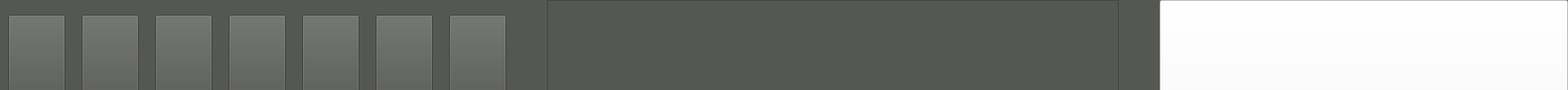
     <widget class="QFrame" name="up_interface">
      <property name="minimumSize">
       <size>
        <width>1920</width>
        <height>110</height>
       </size>
      </property>
      <property name="maximumSize">
       <size>
        <width>1920</width>
        <height>110</height>
       </size>
      </property>
      <property name="styleSheet">
       <string notr="true">background-color: rgb(85, 87, 83);</string>
      </property>
      <property name="frameShape">
       <enum>QFrame::NoFrame</enum>
      </property>
      <property name="frameShadow">
       <enum>QFrame::Raised</enum>
      </property>
      <property name="lineWidth">
       <number>0</number>
      </property>
      <layout class="QGridLayout" name="gridLayout_2">
       <property name="leftMargin">
        <number>10</number>
       </property>
       <property name="topMargin">
        <number>0</number>
       </property>
       <property name="rightMargin">
        <number>0</number>
       </property>
       <property name="bottomMargin">
        <number>0</number>
       </property>
       <property name="spacing">
        <number>0</number>
       </property>
       <item row="0" column="4">
        <widget class="QPushButton" name="pushButton_admin_2">
         <property name="minimumSize">
          <size>
           <width>500</width>
           <height>120</height>
          </size>
         </property>
         <property name="maximumSize">
          <size>
           <width>500</width>
           <height>120</height>
          </size>
         </property>
         <property name="focusPolicy">
          <enum>Qt::NoFocus</enum>
         </property>
         <property name="styleSheet">
          <string notr="true">border-image: url(:/image/1-1.2北理标题.png);
background-color: rgb(255, 255, 255);</string>
         </property>
         <property name="text">
          <string/>
         </property>
        </widget>
       </item>
       <item row="0" column="0">
        <layout class="QHBoxLayout" name="horizontalLayout_3">
         <property name="spacing">
          <number>20</number>
         </property>
         <property name="topMargin">
          <number>18</number>
         </property>
         <item>
          <widget class="QPushButton" name="pushButton_home">
           <property name="minimumSize">
            <size>
             <width>70</width>
             <height>100</height>
            </size>
           </property>
           <property name="maximumSize">
            <size>
             <width>70</width>
             <height>100</height>
            </size>
           </property>
           <property name="focusPolicy">
            <enum>Qt::NoFocus</enum>
           </property>
           <property name="styleSheet">
            <string notr="true"/>
           </property>
           <property name="text">
            <string/>
           </property>
          </widget>
         </item>
         <item>
          <widget class="QPushButton" name="pushButton_init">
           <property name="minimumSize">
            <size>
             <width>70</width>
             <height>100</height>
            </size>
           </property>
           <property name="maximumSize">
            <size>
             <width>70</width>
             <height>100</height>
            </size>
           </property>
           <property name="focusPolicy">
            <enum>Qt::NoFocus</enum>
           </property>
           <property name="styleSheet">
            <string notr="true"/>
           </property>
           <property name="text">
            <string/>
           </property>
          </widget>
         </item>
         <item>
          <widget class="QPushButton" name="pushButton_diagnosis">
           <property name="minimumSize">
            <size>
             <width>70</width>
             <height>100</height>
            </size>
           </property>
           <property name="maximumSize">
            <size>
             <width>70</width>
             <height>100</height>
            </size>
           </property>
           <property name="focusPolicy">
            <enum>Qt::NoFocus</enum>
           </property>
           <property name="styleSheet">
            <string notr="true"/>
           </property>
           <property name="text">
            <string/>
           </property>
          </widget>
         </item>
         <item>
          <widget class="QPushButton" name="pushButton_prepare">
           <property name="minimumSize">
            <size>
             <width>70</width>
             <height>100</height>
            </size>
           </property>
           <property name="maximumSize">
            <size>
             <width>70</width>
             <height>100</height>
            </size>
           </property>
           <property name="focusPolicy">
            <enum>Qt::NoFocus</enum>
           </property>
           <property name="styleSheet">
            <string notr="true"/>
           </property>
           <property name="text">
            <string/>
           </property>
          </widget>
         </item>
         <item>
          <widget class="QPushButton" name="pushButton_operation">
           <property name="minimumSize">
            <size>
             <width>70</width>
             <height>100</height>
            </size>
           </property>
           <property name="maximumSize">
            <size>
             <width>70</width>
             <height>100</height>
            </size>
           </property>
           <property name="focusPolicy">
            <enum>Qt::NoFocus</enum>
           </property>
           <property name="styleSheet">
            <string notr="true"/>
           </property>
           <property name="text">
            <string/>
           </property>
          </widget>
         </item>
         <item>
          <widget class="QPushButton" name="pushButton_analysis">
           <property name="minimumSize">
            <size>
             <width>70</width>
             <height>100</height>
            </size>
           </property>
           <property name="maximumSize">
            <size>
             <width>70</width>
             <height>100</height>
            </size>
           </property>
           <property name="focusPolicy">
            <enum>Qt::NoFocus</enum>
           </property>
           <property name="styleSheet">
            <string notr="true"/>
           </property>
           <property name="text">
            <string/>
           </property>
          </widget>
         </item>
         <item>
          <widget class="QPushButton" name="pushButton_monitor">
           <property name="minimumSize">
            <size>
             <width>70</width>
             <height>100</height>
            </size>
           </property>
           <property name="maximumSize">
            <size>
             <width>70</width>
             <height>100</height>
            </size>
           </property>
           <property name="focusPolicy">
            <enum>Qt::NoFocus</enum>
           </property>
           <property name="styleSheet">
            <string notr="true"/>
           </property>
           <property name="text">
            <string/>
           </property>
          </widget>
         </item>
        </layout>
       </item>
       <item row="0" column="3">
        <spacer name="horizontalSpacer_3">
         <property name="orientation">
          <enum>Qt::Horizontal</enum>
         </property>
         <property name="sizeHint" stdset="0">
          <size>
           <width>45</width>
           <height>20</height>
          </size>
         </property>
        </spacer>
       </item>
       <item row="0" column="1">
        <spacer name="horizontalSpacer_2">
         <property name="orientation">
          <enum>Qt::Horizontal</enum>
         </property>
         <property name="sizeHint" stdset="0">
          <size>
           <width>45</width>
           <height>20</height>
          </size>
         </property>
        </spacer>
       </item>
       <item row="0" column="2">
        <widget class="QFrame" name="frame_4">
         <property name="minimumSize">
          <size>
           <width>700</width>
           <height>140</height>
          </size>
         </property>
         <property name="maximumSize">
          <size>
           <width>700</width>
           <height>140</height>
          </size>
         </property>
         <property name="styleSheet">
          <string notr="true">border-image: url(:/image/1-1.1标题.png);</string>
         </property>
         <property name="frameShape">
          <enum>QFrame::StyledPanel</enum>
         </property>
         <property name="frameShadow">
          <enum>QFrame::Raised</enum>
         </property>
        </widget>
       </item>
      </layout>
      <zorder>horizontalSpacer_2</zorder>
      <zorder>pushButton_admin_2</zorder>
      <zorder>horizontalSpacer_3</zorder>
      <zorder></zorder>
      <zorder>frame_4</zorder>
     </widget>
